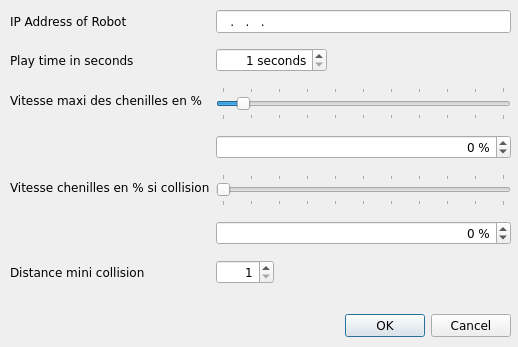
<?xml version="1.0" encoding="UTF-8"?>
<ui version="4.0">
 <class>Configuration</class>
 <widget class="QDialog" name="Configuration">
  <property name="windowModality">
   <enum>Qt::WindowModal</enum>
  </property>
  <property name="geometry">
   <rect>
    <x>0</x>
    <y>0</y>
    <width>518</width>
    <height>347</height>
   </rect>
  </property>
  <property name="font">
   <font>
    <family>Verdana</family>
   </font>
  </property>
  <property name="windowTitle">
   <string>Configuration</string>
  </property>
  <property name="locale">
   <locale language="French" country="France"/>
  </property>
  <property name="sizeGripEnabled">
   <bool>false</bool>
  </property>
  <property name="modal">
   <bool>true</bool>
  </property>
  <widget class="QDialogButtonBox" name="buttonBox">
   <property name="geometry">
    <rect>
     <x>10</x>
     <y>310</y>
     <width>501</width>
     <height>32</height>
    </rect>
   </property>
   <property name="orientation">
    <enum>Qt::Horizontal</enum>
   </property>
   <property name="standardButtons">
    <set>QDialogButtonBox::Cancel|QDialogButtonBox::Ok</set>
   </property>
  </widget>
  <widget class="QWidget" name="formLayoutWidget">
   <property name="geometry">
    <rect>
     <x>10</x>
     <y>10</y>
     <width>501</width>
     <height>281</height>
    </rect>
   </property>
   <layout class="QFormLayout" name="formLayout">
    <property name="fieldGrowthPolicy">
     <enum>QFormLayout::ExpandingFieldsGrow</enum>
    </property>
    <property name="verticalSpacing">
     <number>15</number>
    </property>
    <property name="bottomMargin">
     <number>7</number>
    </property>
    <item row="0" column="0">
     <widget class="QLabel" name="label">
      <property name="font">
       <font>
        <family>Verdana</family>
       </font>
      </property>
      <property name="text">
       <string>IP Address of Robot</string>
      </property>
     </widget>
    </item>
    <item row="0" column="1">
     <widget class="QLineEdit" name="robotIp">
      <property name="font">
       <font>
        <family>Verdana</family>
       </font>
      </property>
      <property name="inputMask">
       <string>000.000.000.000</string>
      </property>
      <property name="placeholderText">
       <string>192.169.0.1</string>
      </property>
     </widget>
    </item>
    <item row="1" column="0">
     <widget class="QLabel" name="label_2">
      <property name="font">
       <font>
        <family>Verdana</family>
       </font>
      </property>
      <property name="text">
       <string>Play time in seconds</string>
      </property>
     </widget>
    </item>
    <item row="1" column="1">
     <widget class="QSpinBox" name="playTime">
      <property name="font">
       <font>
        <family>Verdana</family>
       </font>
      </property>
      <property name="alignment">
       <set>Qt::AlignRight|Qt::AlignTrailing|Qt::AlignVCenter</set>
      </property>
      <property name="suffix">
       <string> seconds</string>
      </property>
      <property name="minimum">
       <number>1</number>
      </property>
      <property name="maximum">
       <number>9999</number>
      </property>
      <property name="singleStep">
       <number>5</number>
      </property>
     </widget>
    </item>
    <item row="2" column="0">
     <widget class="QLabel" name="label_3">
      <property name="font">
       <font>
        <family>Verdana</family>
       </font>
      </property>
      <property name="text">
       <string>Vitesse maxi des chenilles en %</string>
      </property>
     </widget>
    </item>
    <item row="2" column="1">
     <widget class="QSlider" name="chSpeed">
      <property name="sizePolicy">
       <sizepolicy hsizetype="MinimumExpanding" vsizetype="Expanding">
        <horstretch>0</horstretch>
        <verstretch>0</verstretch>
       </sizepolicy>
      </property>
      <property name="maximumSize">
       <size>
        <width>16777215</width>
        <height>16777215</height>
       </size>
      </property>
      <property name="mouseTracking">
       <bool>true</bool>
      </property>
      <property name="maximum">
       <number>100</number>
      </property>
      <property name="value">
       <number>7</number>
      </property>
      <property name="orientation">
       <enum>Qt::Horizontal</enum>
      </property>
      <property name="invertedAppearance">
       <bool>false</bool>
      </property>
      <property name="invertedControls">
       <bool>false</bool>
      </property>
      <property name="tickPosition">
       <enum>QSlider::TicksBothSides</enum>
      </property>
      <property name="tickInterval">
       <number>10</number>
      </property>
     </widget>
    </item>
    <item row="4" column="0">
     <widget class="QLabel" name="label_4">
      <property name="font">
       <font>
        <family>Verdana</family>
       </font>
      </property>
      <property name="text">
       <string>Vitesse chenilles en % si collision</string>
      </property>
     </widget>
    </item>
    <item row="4" column="1">
     <widget class="QSlider" name="chSpeedCollision">
      <property name="sizePolicy">
       <sizepolicy hsizetype="Expanding" vsizetype="Expanding">
        <horstretch>0</horstretch>
        <verstretch>0</verstretch>
       </sizepolicy>
      </property>
      <property name="acceptDrops">
       <bool>true</bool>
      </property>
      <property name="statusTip">
       <string/>
      </property>
      <property name="inputMethodHints">
       <set>Qt::ImhFormattedNumbersOnly|Qt::ImhLowercaseOnly|Qt::ImhSensitiveData</set>
      </property>
      <property name="maximum">
       <number>100</number>
      </property>
      <property name="orientation">
       <enum>Qt::Horizontal</enum>
      </property>
      <property name="tickPosition">
       <enum>QSlider::TicksBothSides</enum>
      </property>
      <property name="tickInterval">
       <number>10</number>
      </property>
     </widget>
    </item>
    <item row="6" column="0">
     <widget class="QLabel" name="label_5">
      <property name="font">
       <font>
        <family>Verdana</family>
       </font>
      </property>
      <property name="text">
       <string>Distance mini collision</string>
      </property>
     </widget>
    </item>
    <item row="6" column="1">
     <widget class="QSpinBox" name="collisionDistance">
      <property name="font">
       <font>
        <family>Verdana</family>
       </font>
      </property>
      <property name="alignment">
       <set>Qt::AlignRight|Qt::AlignTrailing|Qt::AlignVCenter</set>
      </property>
      <property name="suffix">
       <string/>
      </property>
      <property name="minimum">
       <number>1</number>
      </property>
      <property name="maximum">
       <number>9999</number>
      </property>
      <property name="singleStep">
       <number>5</number>
      </property>
     </widget>
    </item>
    <item row="5" column="1">
     <widget class="QSpinBox" name="chSpeedCollisionValue">
      <property name="sizePolicy">
       <sizepolicy hsizetype="Expanding" vsizetype="Fixed">
        <horstretch>0</horstretch>
        <verstretch>0</verstretch>
       </sizepolicy>
      </property>
      <property name="wrapping">
       <bool>true</bool>
      </property>
      <property name="frame">
       <bool>true</bool>
      </property>
      <property name="alignment">
       <set>Qt::AlignRight|Qt::AlignTrailing|Qt::AlignVCenter</set>
      </property>
      <property name="readOnly">
       <bool>false</bool>
      </property>
      <property name="correctionMode">
       <enum>QAbstractSpinBox::CorrectToNearestValue</enum>
      </property>
      <property name="suffix">
       <string> %</string>
      </property>
      <property name="maximum">
       <number>100</number>
      </property>
     </widget>
    </item>
    <item row="3" column="1">
     <widget class="QSpinBox" name="chSpeedValue">
      <property name="sizePolicy">
       <sizepolicy hsizetype="Expanding" vsizetype="Fixed">
        <horstretch>0</horstretch>
        <verstretch>0</verstretch>
       </sizepolicy>
      </property>
      <property name="wrapping">
       <bool>true</bool>
      </property>
      <property name="frame">
       <bool>true</bool>
      </property>
      <property name="alignment">
       <set>Qt::AlignRight|Qt::AlignTrailing|Qt::AlignVCenter</set>
      </property>
      <property name="readOnly">
       <bool>false</bool>
      </property>
      <property name="correctionMode">
       <enum>QAbstractSpinBox::CorrectToNearestValue</enum>
      </property>
      <property name="suffix">
       <string> %</string>
      </property>
      <property name="maximum">
       <number>100</number>
      </property>
     </widget>
    </item>
   </layout>
  </widget>
 </widget>
 <resources/>
 <connections>
  <connection>
   <sender>buttonBox</sender>
   <signal>accepted()</signal>
   <receiver>Configuration</receiver>
   <slot>accept()</slot>
   <hints>
    <hint type="sourcelabel">
     <x>248</x>
     <y>254</y>
    </hint>
    <hint type="destinationlabel">
     <x>157</x>
     <y>274</y>
    </hint>
   </hints>
  </connection>
  <connection>
   <sender>buttonBox</sender>
   <signal>rejected()</signal>
   <receiver>Configuration</receiver>
   <slot>reject()</slot>
   <hints>
    <hint type="sourcelabel">
     <x>316</x>
     <y>260</y>
    </hint>
    <hint type="destinationlabel">
     <x>286</x>
     <y>274</y>
    </hint>
   </hints>
  </connection>
  <connection>
   <sender>buttonBox</sender>
   <signal>rejected()</signal>
   <receiver>Configuration</receiver>
   <slot>close()</slot>
   <hints>
    <hint type="sourcelabel">
     <x>260</x>
     <y>275</y>
    </hint>
    <hint type="destinationlabel">
     <x>258</x>
     <y>149</y>
    </hint>
   </hints>
  </connection>
  <connection>
   <sender>chSpeedCollision</sender>
   <signal>valueChanged(int)</signal>
   <receiver>chSpeedCollisionValue</receiver>
   <slot>setValue(int)</slot>
   <hints>
    <hint type="sourcelabel">
     <x>373</x>
     <y>180</y>
    </hint>
    <hint type="destinationlabel">
     <x>265</x>
     <y>234</y>
    </hint>
   </hints>
  </connection>
  <connection>
   <sender>chSpeed</sender>
   <signal>valueChanged(int)</signal>
   <receiver>chSpeedValue</receiver>
   <slot>setValue(int)</slot>
   <hints>
    <hint type="sourcelabel">
     <x>373</x>
     <y>99</y>
    </hint>
    <hint type="destinationlabel">
     <x>373</x>
     <y>139</y>
    </hint>
   </hints>
  </connection>
  <connection>
   <sender>chSpeedValue</sender>
   <signal>valueChanged(int)</signal>
   <receiver>chSpeed</receiver>
   <slot>setValue(int)</slot>
   <hints>
    <hint type="sourcelabel">
     <x>373</x>
     <y>139</y>
    </hint>
    <hint type="destinationlabel">
     <x>373</x>
     <y>99</y>
    </hint>
   </hints>
  </connection>
  <connection>
   <sender>chSpeedCollisionValue</sender>
   <signal>valueChanged(int)</signal>
   <receiver>chSpeedCollision</receiver>
   <slot>setValue(int)</slot>
   <hints>
    <hint type="sourcelabel">
     <x>373</x>
     <y>217</y>
    </hint>
    <hint type="destinationlabel">
     <x>373</x>
     <y>177</y>
    </hint>
   </hints>
  </connection>
 </connections>
</ui>
